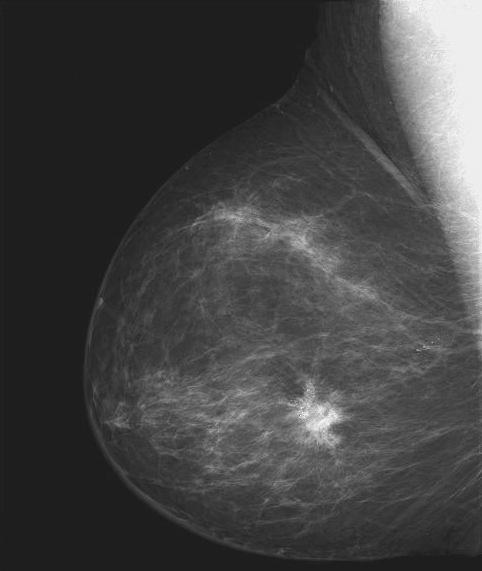
#> input picture img_homework/01_实验测试图_汇总/03_01灰度映射/灰度求反/Fig3.04(a).bmp, 482 x 571 px
$ python '03_灰度取反.py'
#> lines starting #> are read from the running program, lines starting #| are printed output that depends on the picture
### img_homework/PaintLine.py
import matplotlib.pyplot as plt
import matplotlib
matplotlib.rc("font", family="AR PL UKai CN")
def paint(rule):
    X = []
    for i in range(256):
        X.append(i)
    plt.plot(X,X,color='b')
    plt.plot(X, rule,color='r')
    plt.title("灰度映射",fontsize = 25)
    plt.xlabel("原始值",fontsize = 20)
    plt.ylabel("目标值",fontsize = 20)
    plt.show()

### img_homework/03_灰度取反.py
import cv2 as cv
import numpy as np
import PaintLine as PL

src = cv.imread("01_实验测试图_汇总/03_01灰度映射/灰度求反/Fig3.04(a).bmp")
#> src is the input picture: shape (571, 482, 3); min 21, max 255, mean 66.7
cv.imshow("src",src)
n,m,ch = np.shape(src)
#> n = 571; m = 482; ch = 3
rule = []
for i in range(256):
    rule.append(255 - i)

for i in range(n):
    for j in range(m):
        src[i,j,:] = rule[src[i,j,0]]
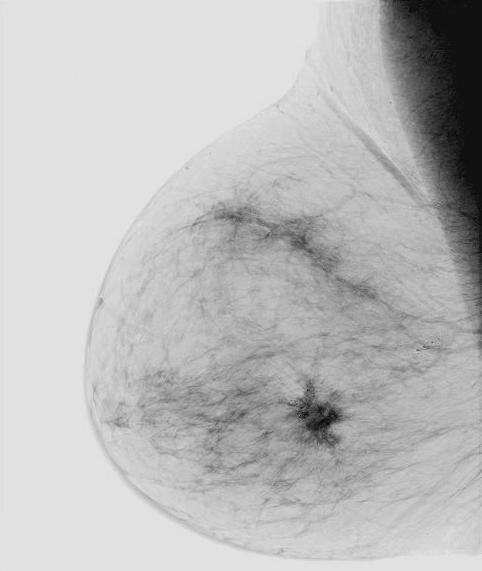
#> src: shape (571, 482, 3); min 0, max 234, mean 188.3

cv.imshow("output",src)
PL.paint(rule)
#> in paint, `plt.show()`:
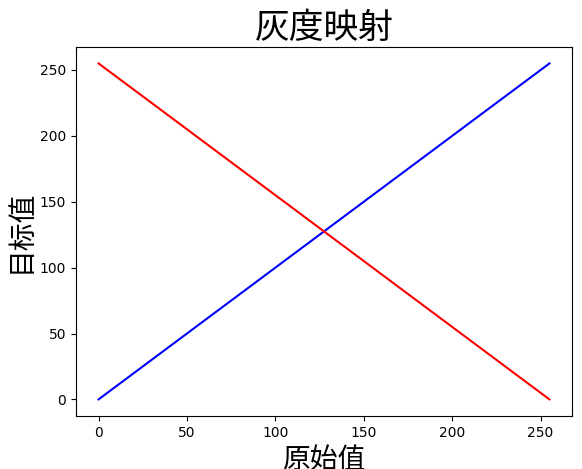
#> figure drawn by matplotlib, 1 panel; curve peaks at x = 255, y = 255; curve peaks at x = 0, y = 255

cv.waitKey(0)
cv.destroyAllWindows()
